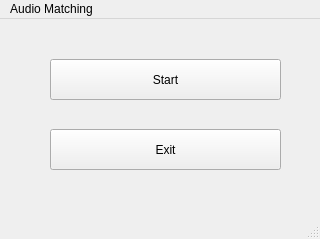
<?xml version="1.0" encoding="UTF-8"?>
<ui version="4.0">
 <class>MainWindow</class>
 <widget class="QMainWindow" name="MainWindow">
  <property name="geometry">
   <rect>
    <x>0</x>
    <y>0</y>
    <width>320</width>
    <height>239</height>
   </rect>
  </property>
  <property name="windowTitle">
   <string>MainWindow</string>
  </property>
  <widget class="QWidget" name="centralwidget">
   <widget class="QPushButton" name="Start">
    <property name="geometry">
     <rect>
      <x>50</x>
      <y>40</y>
      <width>231</width>
      <height>41</height>
     </rect>
    </property>
    <property name="text">
     <string>Start</string>
    </property>
    <property name="autoDefault">
     <bool>false</bool>
    </property>
   </widget>
   <widget class="QPushButton" name="ExiButton">
    <property name="geometry">
     <rect>
      <x>50</x>
      <y>110</y>
      <width>231</width>
      <height>41</height>
     </rect>
    </property>
    <property name="text">
     <string>Exit</string>
    </property>
   </widget>
  </widget>
  <widget class="QStatusBar" name="statusbar"/>
  <widget class="QMenuBar" name="menubar">
   <property name="geometry">
    <rect>
     <x>0</x>
     <y>0</y>
     <width>320</width>
     <height>22</height>
    </rect>
   </property>
   <widget class="QMenu" name="menuAudio_Matching">
    <property name="title">
     <string>Audio Matching</string>
    </property>
   </widget>
   <addaction name="menuAudio_Matching"/>
  </widget>
 </widget>
 <resources/>
 <connections/>
</ui>
